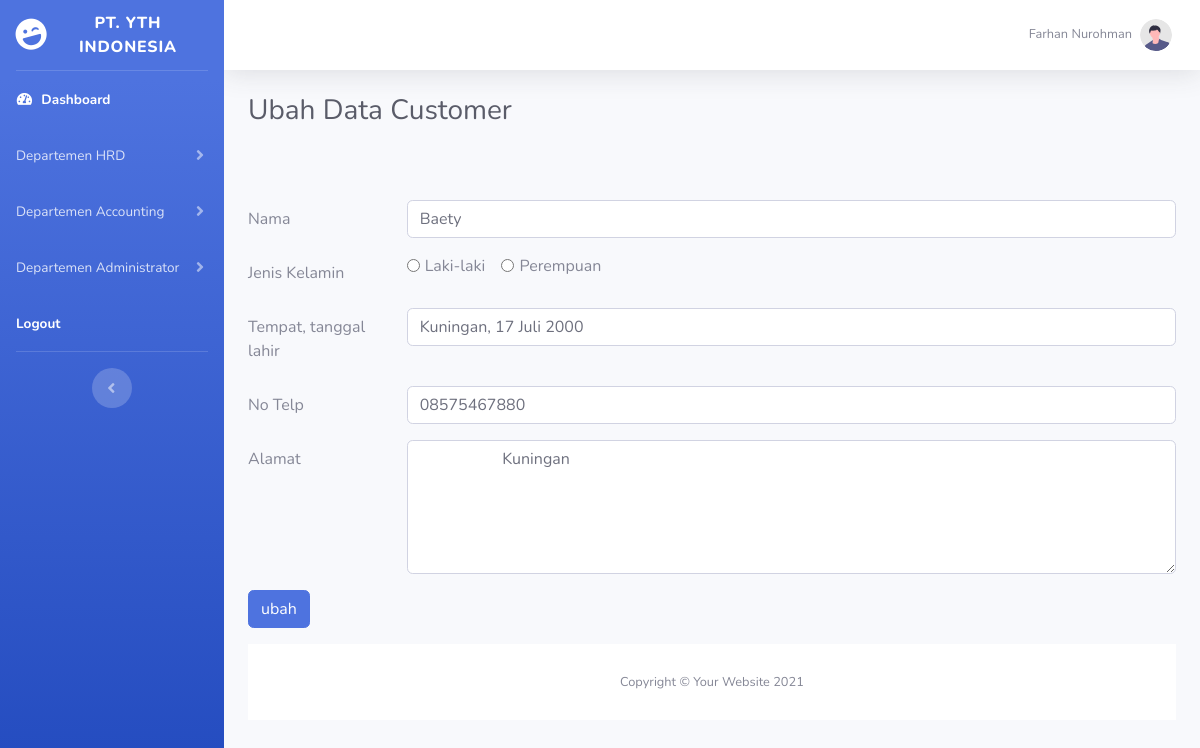
/ubah_customer.php?id=1 (signed in), run on the app's committed database.
### tables this page shows
CREATE TABLE `customer` (
  `id_customer` int(11) NOT NULL,
  `nama` varchar(255) NOT NULL,
  `jenis_kelamin` varchar(20) NOT NULL,
  `ttl` varchar(50) NOT NULL,
  `no_telp` varchar(50) NOT NULL,
  `alamat` varchar(255) NOT NULL
);

### ubah_customer.php (the view, shortened to what this page needs)
<?php include "header.php"; ?>
<?php
$ambil = $koneksi->query("SELECT * FROM customer WHERE id_customer='$_GET[id]'");
$pecah = $ambil->fetch_assoc();
?>
<div class="container-fluid">
    <div class="d-sm-flex align-items-center justify-content-between mb-4">
        <h1 class="h3 mb-0 text-gray-800">Ubah Data Customer</h1>
    </div>
    <br><br>
    <form method="post" enctype="multipart/form-data">
        <div class="form-group row">
            <label for="nama" class="col-sm-2 col-form-label">Nama</label>
            <div class="col-sm-10">
                <input type="text" class="form-control" name="nama" value="<?php echo $pecah['nama'] ?>">
            </div>
        </div>
        <div class="form-group row">
            <label for="jenis_kelamin" class="col-sm-2 col-form-label">Jenis Kelamin</label>
            <div class="col-sm-10">
                <div class="form-check form-check-inline">
                    <input class="form-check-input" type="radio" name="jenis_kelamin" value="Laki-laki">
                    <label class="form-check-label" for="inlineRadio1">Laki-laki</label>
                </div>
                <div class="form-check form-check-inline">
                    <input class="form-check-input" type="radio" name="jenis_kelamin" value="Perempuan">
                    <label class="form-check-label" for="inlineRadio2">Perempuan</label>
                </div>
            </div>
        </div>
        <div class="form-group row">
            <label for="tempat_tgllahir" class="col-sm-2 col-form-label">Tempat, tanggal lahir</label>
            <div class="col-sm-10">
                <input type="text" class="form-control" name="tempat_tgllahir" value="<?php echo $pecah['ttl'] ?>">
            </div>
        </div>
        <div class="form-group row">
            <label for="notelp" class="col-sm-2 col-form-label">No Telp</label>
            <div class="col-sm-10">
                <input type="text" class="form-control" name="notelp" value="<?php echo $pecah['no_telp']  ?>">
            </div>
        </div>
        <div class="form-group row">
            <label for="alamat" class="col-sm-2 col-form-label">Alamat</label>
            <div class="col-sm-10">
                <textarea class="form-control" name="alamat" rows="5" ?>
                    <?php echo $pecah['alamat']; ?>
                </textarea>
            </div>
        </div>
        <div class="form-group row">
            <div class="col-sm-10">
                <button type="submit" class="btn btn-primary" name="ubah">ubah</button>
            </div>
        </div>
    </form>
    <?php include "footer.php"; ?>

### data on the page
customer: nama "Baety", tempat_tgllahir "Kuningan, 17 Juli 2000", notelp "08575467880", alamat "Kuningan"

### other printed values
$_SESSION['nama'] "Farhan Nurohman"
